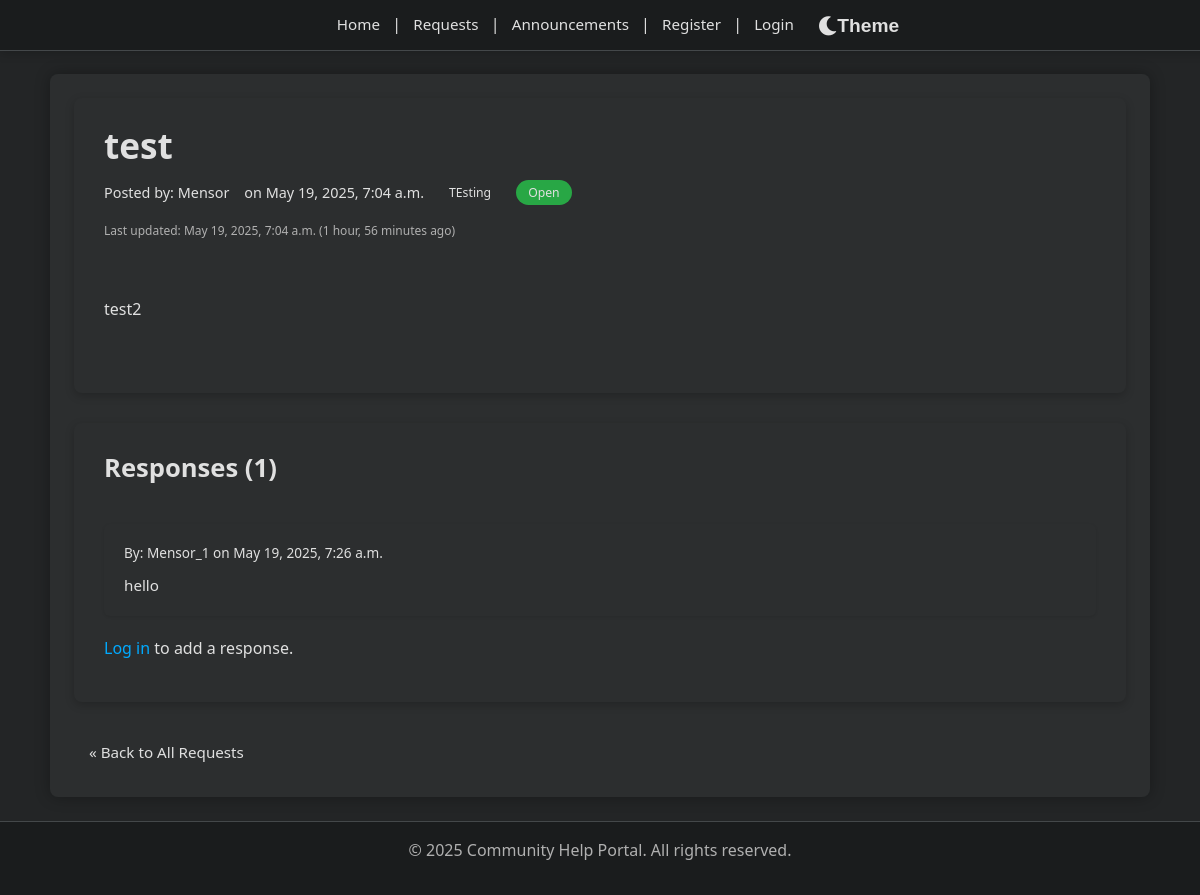
The app's page /requests/2/, older data.
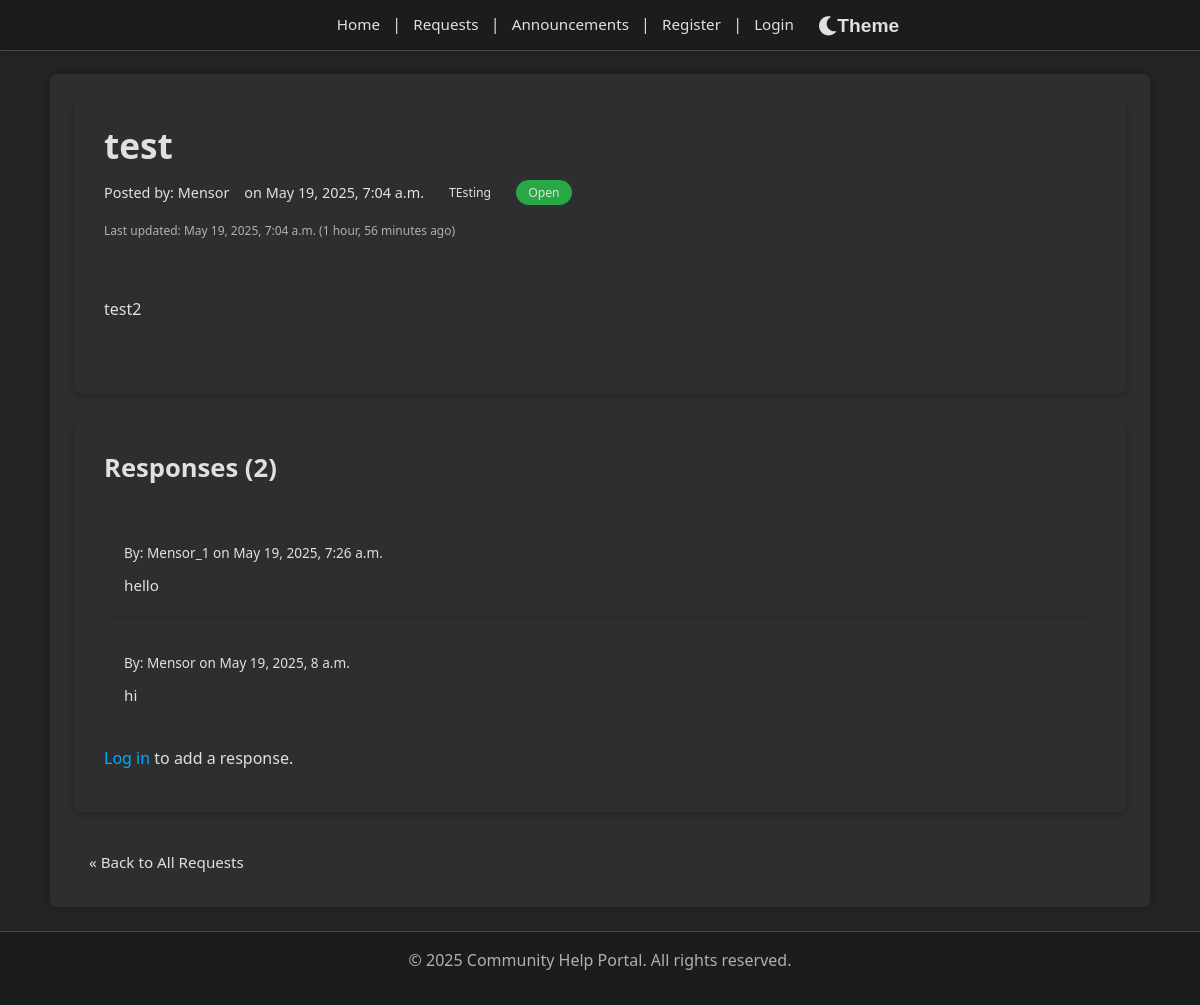
The same page, newer data.
### requests/models.py (models this page shows, shortened)
class RequestPost(models.Model):
    STATUS_CHOICES = [
        ('open', 'Open'),
        ('in_progress', 'In Progress'),
        ('closed', 'Closed'),
    ]
    requester = models.ForeignKey(User, on_delete=models.CASCADE, related_name='request_posts')
    title = models.CharField(max_length=200)
    description = models.TextField()
    category = models.ForeignKey(RequestCategory, on_delete=models.SET_NULL, null=True, blank=True, related_name='request_posts')
    status = models.CharField(max_length=20, choices=STATUS_CHOICES, default='open')
    created_at = models.DateTimeField(auto_now_add=True)
    updated_at = models.DateTimeField(auto_now=True)

class RequestCategory(models.Model):
    name = models.CharField(max_length=100, unique=True)
    description = models.TextField(blank=True, null=True)
    class Meta:
        verbose_name_plural = "Request Categories"

class Response(models.Model):
    request_post = models.ForeignKey(RequestPost, on_delete=models.CASCADE, related_name='responses')
    responder = models.ForeignKey(User, on_delete=models.CASCADE, related_name='responses')
    message = models.TextField()
    created_at = models.DateTimeField(auto_now_add=True)

### requests/views.py (the view)
# urls.py: path('<int:pk>/', views.request_detail, name='request_detail'),
def request_detail(request, pk):
    request_post = get_object_or_404(RequestPost, pk=pk)
    responses = request_post.responses.all().order_by('created_at')
    if request.method == 'POST':
        if not request.user.is_authenticated:
            return redirect('accounts:login') # Assuming 'accounts:login' is your login URL
        response_form = ResponseForm(request.POST)
        if response_form.is_valid():
            new_response = response_form.save(commit=False)
            new_response.request_post = request_post
            new_response.responder = request.user
            new_response.save()
            return redirect('requests:request_detail', pk=pk) # Assuming 'requests:request_detail'
    else:
        response_form = ResponseForm()
    return render(request, 'requests/request_detail.html', {
        'request_post': request_post,
        'responses': responses,
        'response_form': response_form
    })

### requests/templates/requests/request_detail.html (shortened to what this page needs)
{% extends "base.html" %}
{% load static %}
{% block extra_css %}
<link rel="stylesheet" href="{% static 'css/request_detail.css' %}" />
{% endblock %}
{% block content %}
<div class="request-detail-page-container">
    <div class="request-main-content">
        <div class="request-header">
            <h2>{{ request_post.title }}</h2>
            <div class="request-meta">
                <span class="author-meta">Posted by: <a href="{% url 'accounts:profile_view' username=request_post.requester.username %}">{{ request_post.requester.username }}</a></span>
                <span>on {{ request_post.created_at|date:"M d, Y, P" }}</span>
                {% if request_post.category %}<span class="category-tag">{{ request_post.category.name }}</span>{% endif %}
                <span class="status-badge status-{{ request_post.status }}">{{ request_post.get_status_display }}</span>
                {% if request_post.updated_at|timesince:request_post.created_at != "0 minutes" %}
                    <small class="text-muted" style="width:100%; margin-top: 5px;">Last updated: {{ request_post.updated_at|date:"M d, Y, P" }} ({{ request_post.updated_at|timesince }} ago)</small>
                {% endif %}
            </div>
        </div>
        <div class="request-description">
            {{ request_post.description|safe|linebreaksbr }}
        </div>
        <div class="request-actions">
        </div>
    </div>
    <div class="responses-section" id="responses">
        <h3>Responses ({{ responses.count }})</h3>
        {% for response in responses %}
        <article class="response-item">
            <div class="response-meta">
               <span class="author-meta">By: <a href="{% url 'accounts:profile_view' username=response.responder.username %}">{{ response.responder.username }}</a></span>
               <span>on {{ response.created_at|date:"M d, Y, P" }}</span>
            </div>
            <div class="response-content">
                {{ response.message|safe|linebreaksbr }}
            </div>
        </article>
        {% empty %}
            <p class="no-responses">No responses yet. {% if request.user.is_authenticated and request.user != request_post.requester and request_post.status == 'open' %}Be the first to help!{% elif not request.user.is_authenticated %}Log in to respond.{% endif %}</p>
        {% endfor %}
        {% if request.user.is_authenticated %}
            <div class="add-response-form" id="add-response">
                <h4>Add Your Response</h4>
                <form method="post" action="{% url 'requests:request_detail' pk=request_post.pk %}">
                    {% csrf_token %}
                    {{ response_form.message.label_tag }}
                    {{ response_form.message }}
                    {% if response_form.message.help_text %}
                    <small class="helptext">{{ response_form.message.help_text }}</small>
                    {% endif %}
                    {% for error in response_form.message.errors %}
                    <div class="errorlist"><li>{{ error }}</li></div>
                    {% endfor %}
                    <button type="submit" class="button-primary" style="margin-top:10px;">Submit Response</button>
                </form>
            </div>
        {% else %}
            <p style="margin-top:20px;"><a href="{% url 'accounts:login' %}?next={{ request.path }}#add-response">Log in</a> to add a response.</p>
        {% endif %}
    </div>
    <div class="back-link-container">
        <a href="{% url 'requests:request_list' %}" class="back-link">&laquo; Back to All Requests</a>
    </div>
</div>
{% endblock %}

### templates/base.html (shortened to what this page needs)
<!DOCTYPE html>
<html lang="en">
  <head>
    {% load static %}
    <link rel="stylesheet" href="{% static 'css/style.css' %}" />
    <link rel="stylesheet" href="{% static 'css/fix-taskbar.css' %}" />
    <link rel="stylesheet" href="https://cdnjs.cloudflare.com/ajax/libs/font-awesome/5.15.3/css/all.min.css" />
    <link rel="stylesheet" href="{% static 'css/light-theme.css' %}" id="light-theme-style" disabled />
    {% block extra_css %}{% endblock %}
  </head>  <body class="{% if request.resolver_match.url_name == 'home' %}home-page-body{% endif %} {% block body_class %}{% endblock %}">
    <nav>
      <div class="nav-container">
        <a href="{% url 'core:home' %}">Home</a> |
        <a href="{% url 'requests:request_list' %}">Requests</a> |
        <a href="{% url 'announcements:announcement_list' %}">Announcements</a> |
        {% if user.is_authenticated %}
          <a href="{% url 'accounts:profile_view' username=user.username %}">Profile</a> |
          {% if user.is_superuser %}
            <a href="{% url 'announcements:announcement_admin' %}">Announcement Admin</a> |
          {% endif %}
          <form id="logout-form" method="post" action="{% url 'accounts:logout' %}" style="display: inline">
            {% csrf_token %}
            <button type="submit" class="button--link nav-logout-button">Logout ({{ user.username }})</button>
          </form>
        {% else %}
          <a href="{% url 'accounts:register' %}">Register</a> |
          <a href="{% url 'accounts:login' %}">Login</a>
        {% endif %}
        <button id="theme-toggle-btn" class="theme-toggle-button" aria-label="Toggle theme">
          <i class="fas fa-moon"></i> Theme
        </button>
      </div>
    </nav>
    <main>{% block content %} {% endblock %}</main>
    <footer>
      <p>&copy; {% now "Y" %} Community Help Portal. All rights reserved.</p>
    </footer>
  </body>
</html>

### static/css/fix-taskbar.css (style rules this page uses)
:root { --system-bar-height: 0px; --nav-height: 50px; }
html { border-top-width: 0 !important; margin-top: 0 !important; padding-top: 0 !important; }
body { border-top-width: 0 !important; margin-top: 0 !important; padding-top: 0 !important; }
nav { border-top-width: 0 !important; margin-top: 0 !important; top: 0 !important; height: var(--nav-height) !important; display: flex !important; align-items: center !important; padding: 0 var(--spacing-md) !important; }
@media screen { nav { top: var(--system-bar-height) !important; position: fixed !important; } }

### static/css/request_detail.css (style rules this page uses)
.request-main-content { background-color: var(--dark-card-bg); padding: 25px 30px; border-radius: 8px; border: 1px solid var(--dark-card-border); box-shadow: 0 3px 10px rgba(0,0,0,0.2); margin-bottom: 30px; }
.request-header { border-bottom: 1px solid var(--dark-border-color); padding-bottom: 15px; margin-bottom: 25px; }
.request-header h2 { color: var(--dark-text-primary); margin: 0 0 10px 0; font-size: 2.2em; line-height: 1.3; }
.request-meta { font-size: 0.9em; color: var(--dark-text-secondary); margin-bottom: 15px; display: flex; flex-wrap: wrap; align-items: center; gap: 10px 15px; }
.request-meta .author-meta a { font-weight: 500; color: var(--dark-accent-primary); text-decoration: none; }
.request-meta .status-badge { display: inline-block; padding: 4px 12px; border-radius: 15px; font-size: 0.85em; font-weight: 500; color: var(--dark-button-primary-text); line-height: 1.4; text-align: center; }
.status-badge.status-open { background-color: var(--dark-status-open); }
.request-meta .category-tag { display: inline-block; background-color: var(--dark-accent-secondary); color: var(--dark-button-primary-text); padding: 4px 10px; border-radius: 15px; font-size: 0.85em; font-weight: 500; }
.request-description { line-height: 1.7; color: var(--dark-text-primary); margin-bottom: 25px; font-size: 1rem; }
.request-actions { margin-top: 20px; padding-top: 20px; border-top: 1px solid var(--dark-border-color); display: flex; flex-wrap: wrap; gap: 12px; }
.responses-section { background-color: var(--dark-card-bg); padding: 25px 30px; border-radius: 8px; border: 1px solid var(--dark-card-border); box-shadow: 0 3px 10px rgba(0,0,0,0.2); margin-top: 30px; }
.responses-section h3 { color: var(--dark-text-primary); margin-top: 0; margin-bottom: 25px; border-bottom: 1px solid var(--dark-border-color); padding-bottom: 10px; font-size: 1.6em; }
.response-item { border: 1px solid var(--dark-border-color); background-color: var(--dark-bg-secondary); padding: 18px 20px; border-radius: 6px; margin-bottom: 18px; box-shadow: 0 1px 3px rgba(0,0,0,0.1); }
.response-meta { font-size: 0.85em; color: var(--dark-text-secondary); margin-bottom: 10px; }
.response-meta .author-meta a { font-weight: 500; color: var(--dark-accent-primary); text-decoration: none; }
.response-content { line-height: 1.6; color: var(--dark-text-primary); font-size: 0.95rem; }
.back-link-container { margin-top: 30px; }
.back-link { display: inline-block; color: var(--dark-accent-primary); text-decoration: none; font-weight: 500; font-size: 0.95em; padding: 8px 15px; border: 1px solid var(--dark-accent-primary); border-radius: 5px; transition: background-color 0.2s ease, color 0.2s ease; }

Row changes from the older to the newer data that the page shows:
added Response: responder.username "Mensor", created_at "May 19, 2025, 8 a.m.", message "hi"
Text that changed along with them:
{{ responses.count }}: "1" → "2"
